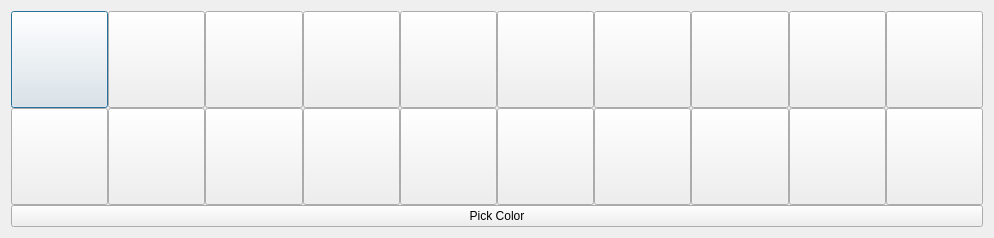
<?xml version="1.0" encoding="UTF-8"?>
<ui version="4.0">
 <class>DlgColor</class>
 <widget class="QDialog" name="DlgColor">
  <property name="geometry">
   <rect>
    <x>0</x>
    <y>0</y>
    <width>994</width>
    <height>238</height>
   </rect>
  </property>
  <property name="windowTitle">
   <string>Dialog</string>
  </property>
  <layout class="QVBoxLayout" name="verticalLayout">
   <property name="spacing">
    <number>0</number>
   </property>
   <item>
    <layout class="QHBoxLayout" name="horizontalLayout">
     <property name="spacing">
      <number>0</number>
     </property>
     <item>
      <widget class="QPushButton" name="btn_00">
       <property name="sizePolicy">
        <sizepolicy hsizetype="Minimum" vsizetype="Expanding">
         <horstretch>0</horstretch>
         <verstretch>0</verstretch>
        </sizepolicy>
       </property>
       <property name="text">
        <string/>
       </property>
       <property name="flat">
        <bool>false</bool>
       </property>
      </widget>
     </item>
     <item>
      <widget class="QPushButton" name="btn_01">
       <property name="sizePolicy">
        <sizepolicy hsizetype="Minimum" vsizetype="Expanding">
         <horstretch>0</horstretch>
         <verstretch>0</verstretch>
        </sizepolicy>
       </property>
       <property name="text">
        <string/>
       </property>
       <property name="flat">
        <bool>false</bool>
       </property>
      </widget>
     </item>
     <item>
      <widget class="QPushButton" name="btn_02">
       <property name="sizePolicy">
        <sizepolicy hsizetype="Minimum" vsizetype="Expanding">
         <horstretch>0</horstretch>
         <verstretch>0</verstretch>
        </sizepolicy>
       </property>
       <property name="text">
        <string/>
       </property>
       <property name="flat">
        <bool>false</bool>
       </property>
      </widget>
     </item>
     <item>
      <widget class="QPushButton" name="btn_03">
       <property name="sizePolicy">
        <sizepolicy hsizetype="Minimum" vsizetype="Expanding">
         <horstretch>0</horstretch>
         <verstretch>0</verstretch>
        </sizepolicy>
       </property>
       <property name="text">
        <string/>
       </property>
       <property name="flat">
        <bool>false</bool>
       </property>
      </widget>
     </item>
     <item>
      <widget class="QPushButton" name="btn_04">
       <property name="sizePolicy">
        <sizepolicy hsizetype="Minimum" vsizetype="Expanding">
         <horstretch>0</horstretch>
         <verstretch>0</verstretch>
        </sizepolicy>
       </property>
       <property name="text">
        <string/>
       </property>
       <property name="flat">
        <bool>false</bool>
       </property>
      </widget>
     </item>
     <item>
      <widget class="QPushButton" name="btn_05">
       <property name="sizePolicy">
        <sizepolicy hsizetype="Minimum" vsizetype="Expanding">
         <horstretch>0</horstretch>
         <verstretch>0</verstretch>
        </sizepolicy>
       </property>
       <property name="text">
        <string/>
       </property>
       <property name="flat">
        <bool>false</bool>
       </property>
      </widget>
     </item>
     <item>
      <widget class="QPushButton" name="btn_06">
       <property name="sizePolicy">
        <sizepolicy hsizetype="Minimum" vsizetype="Expanding">
         <horstretch>0</horstretch>
         <verstretch>0</verstretch>
        </sizepolicy>
       </property>
       <property name="text">
        <string/>
       </property>
       <property name="flat">
        <bool>false</bool>
       </property>
      </widget>
     </item>
     <item>
      <widget class="QPushButton" name="btn_07">
       <property name="sizePolicy">
        <sizepolicy hsizetype="Minimum" vsizetype="Expanding">
         <horstretch>0</horstretch>
         <verstretch>0</verstretch>
        </sizepolicy>
       </property>
       <property name="text">
        <string/>
       </property>
       <property name="flat">
        <bool>false</bool>
       </property>
      </widget>
     </item>
     <item>
      <widget class="QPushButton" name="btn_08">
       <property name="sizePolicy">
        <sizepolicy hsizetype="Minimum" vsizetype="Expanding">
         <horstretch>0</horstretch>
         <verstretch>0</verstretch>
        </sizepolicy>
       </property>
       <property name="text">
        <string/>
       </property>
       <property name="flat">
        <bool>false</bool>
       </property>
      </widget>
     </item>
     <item>
      <widget class="QPushButton" name="btn_09">
       <property name="sizePolicy">
        <sizepolicy hsizetype="Minimum" vsizetype="Expanding">
         <horstretch>0</horstretch>
         <verstretch>0</verstretch>
        </sizepolicy>
       </property>
       <property name="text">
        <string/>
       </property>
       <property name="flat">
        <bool>false</bool>
       </property>
      </widget>
     </item>
    </layout>
   </item>
   <item>
    <layout class="QHBoxLayout" name="horizontalLayout_2">
     <property name="spacing">
      <number>0</number>
     </property>
     <item>
      <widget class="QPushButton" name="btn_10">
       <property name="sizePolicy">
        <sizepolicy hsizetype="Minimum" vsizetype="Expanding">
         <horstretch>0</horstretch>
         <verstretch>0</verstretch>
        </sizepolicy>
       </property>
       <property name="text">
        <string/>
       </property>
       <property name="flat">
        <bool>false</bool>
       </property>
      </widget>
     </item>
     <item>
      <widget class="QPushButton" name="btn_11">
       <property name="sizePolicy">
        <sizepolicy hsizetype="Minimum" vsizetype="Expanding">
         <horstretch>0</horstretch>
         <verstretch>0</verstretch>
        </sizepolicy>
       </property>
       <property name="text">
        <string/>
       </property>
       <property name="flat">
        <bool>false</bool>
       </property>
      </widget>
     </item>
     <item>
      <widget class="QPushButton" name="btn_12">
       <property name="sizePolicy">
        <sizepolicy hsizetype="Minimum" vsizetype="Expanding">
         <horstretch>0</horstretch>
         <verstretch>0</verstretch>
        </sizepolicy>
       </property>
       <property name="text">
        <string/>
       </property>
       <property name="flat">
        <bool>false</bool>
       </property>
      </widget>
     </item>
     <item>
      <widget class="QPushButton" name="btn_13">
       <property name="sizePolicy">
        <sizepolicy hsizetype="Minimum" vsizetype="Expanding">
         <horstretch>0</horstretch>
         <verstretch>0</verstretch>
        </sizepolicy>
       </property>
       <property name="text">
        <string/>
       </property>
       <property name="flat">
        <bool>false</bool>
       </property>
      </widget>
     </item>
     <item>
      <widget class="QPushButton" name="btn_14">
       <property name="sizePolicy">
        <sizepolicy hsizetype="Minimum" vsizetype="Expanding">
         <horstretch>0</horstretch>
         <verstretch>0</verstretch>
        </sizepolicy>
       </property>
       <property name="text">
        <string/>
       </property>
       <property name="flat">
        <bool>false</bool>
       </property>
      </widget>
     </item>
     <item>
      <widget class="QPushButton" name="btn_15">
       <property name="sizePolicy">
        <sizepolicy hsizetype="Minimum" vsizetype="Expanding">
         <horstretch>0</horstretch>
         <verstretch>0</verstretch>
        </sizepolicy>
       </property>
       <property name="text">
        <string/>
       </property>
       <property name="flat">
        <bool>false</bool>
       </property>
      </widget>
     </item>
     <item>
      <widget class="QPushButton" name="btn_16">
       <property name="sizePolicy">
        <sizepolicy hsizetype="Minimum" vsizetype="Expanding">
         <horstretch>0</horstretch>
         <verstretch>0</verstretch>
        </sizepolicy>
       </property>
       <property name="text">
        <string/>
       </property>
       <property name="flat">
        <bool>false</bool>
       </property>
      </widget>
     </item>
     <item>
      <widget class="QPushButton" name="btn_17">
       <property name="sizePolicy">
        <sizepolicy hsizetype="Minimum" vsizetype="Expanding">
         <horstretch>0</horstretch>
         <verstretch>0</verstretch>
        </sizepolicy>
       </property>
       <property name="text">
        <string/>
       </property>
       <property name="flat">
        <bool>false</bool>
       </property>
      </widget>
     </item>
     <item>
      <widget class="QPushButton" name="btn_18">
       <property name="sizePolicy">
        <sizepolicy hsizetype="Minimum" vsizetype="Expanding">
         <horstretch>0</horstretch>
         <verstretch>0</verstretch>
        </sizepolicy>
       </property>
       <property name="text">
        <string/>
       </property>
       <property name="flat">
        <bool>false</bool>
       </property>
      </widget>
     </item>
     <item>
      <widget class="QPushButton" name="btn_19">
       <property name="sizePolicy">
        <sizepolicy hsizetype="Minimum" vsizetype="Expanding">
         <horstretch>0</horstretch>
         <verstretch>0</verstretch>
        </sizepolicy>
       </property>
       <property name="text">
        <string/>
       </property>
       <property name="flat">
        <bool>false</bool>
       </property>
      </widget>
     </item>
    </layout>
   </item>
   <item>
    <widget class="QPushButton" name="btn_pickColor">
     <property name="text">
      <string>Pick Color</string>
     </property>
    </widget>
   </item>
  </layout>
 </widget>
 <resources/>
 <connections/>
</ui>
